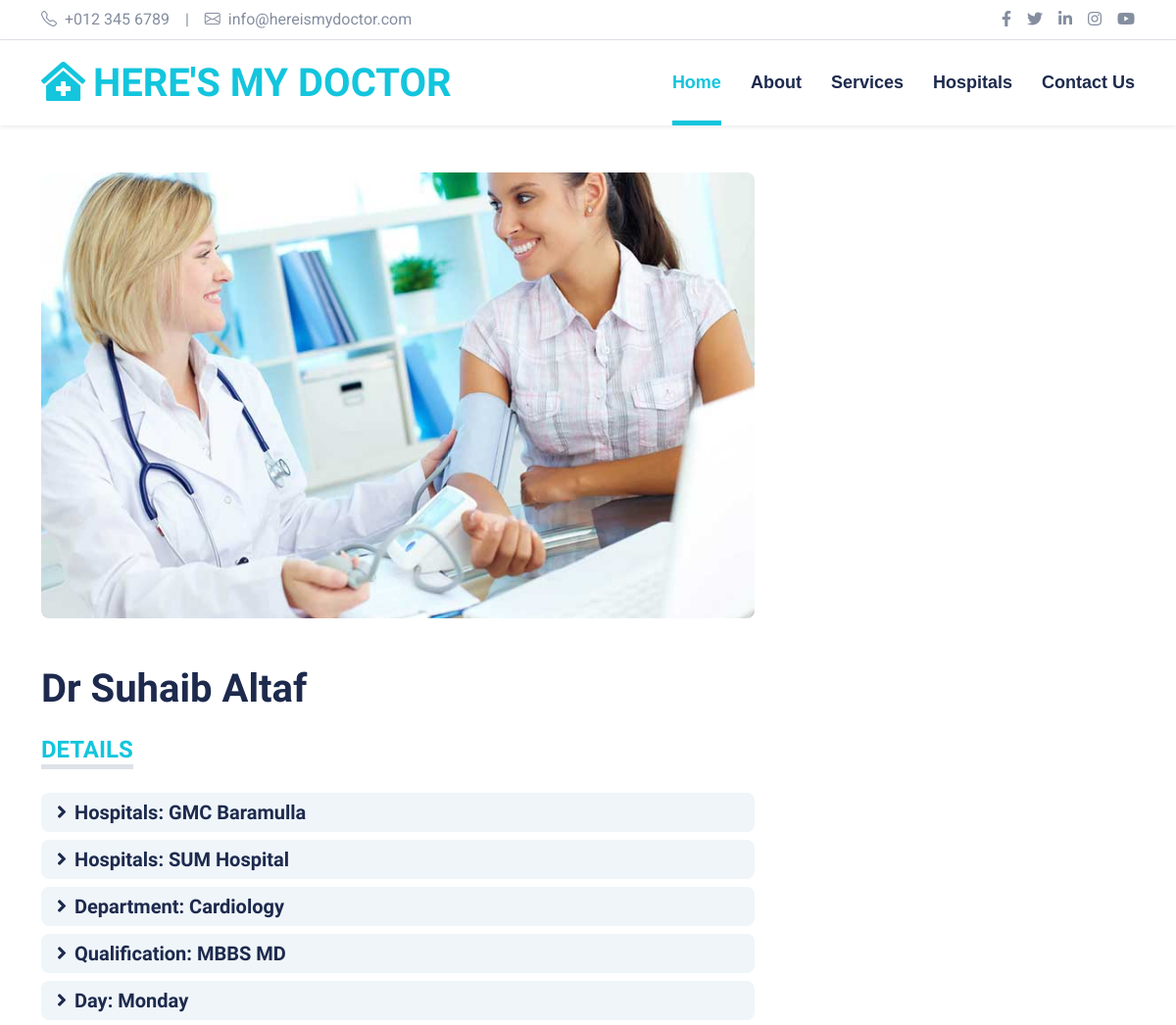
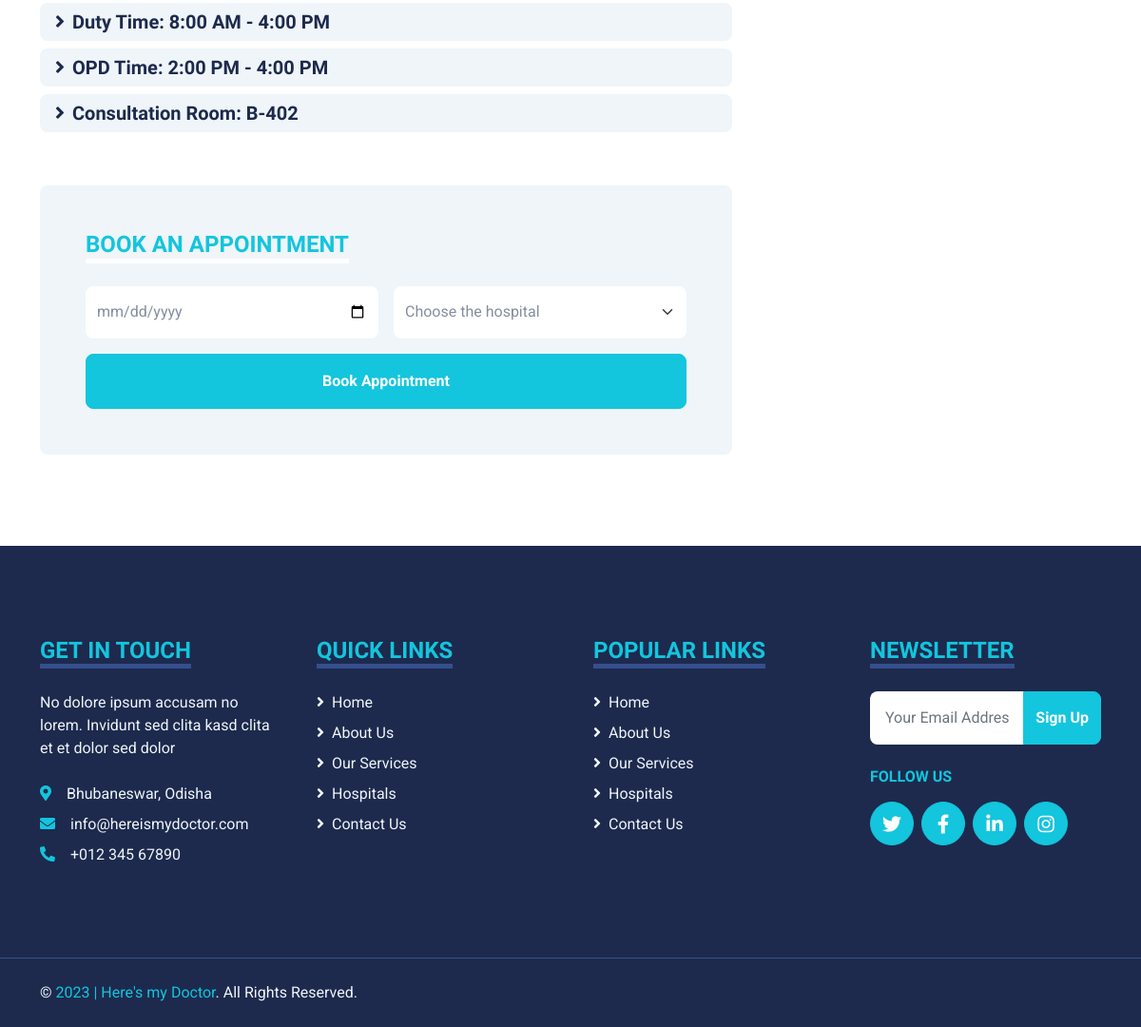
Page /medicare/doctors/1/ on the committed database (2 pictures, top to bottom).
### hospitals/models.py (models this page shows, shortened)
class Doctor(models.Model):
    name = models.CharField(max_length=150)
    qualification = models.CharField(max_length=150)
    department = models.CharField(max_length=150)
    hospital = models.ManyToManyField(Hospital, related_name="hospital")
    duty_day = models.CharField(max_length=500, default = "Please enter the data here")
    duty_time = models.CharField(max_length=150)
    OPD_time = models.CharField(max_length=150)
    room_number = models.CharField(max_length=150)

class Hospital(models.Model):
    user = models.OneToOneField(User, on_delete=models.CASCADE, primary_key=True)
    name = models.CharField(max_length = 500)
    state = models.CharField(choices=STATE_CHOICES, max_length=80)
    district = models.CharField(max_length=80)
    location = models.CharField(max_length = 250)
    type = models.CharField(choices=HOSPITAL_CHOICES ,max_length = 150)
    total_doctors = models.IntegerField(default=0)
    total_paramedics = models.IntegerField(default=0)
    total_beds = models.IntegerField(default = 0)
    total_departments = models.IntegerField(default=0)
    departments = models.TextField(default = "General")

### hospitals/views.py (the view)
# urls.py: path('doctors/<int:pk>/', views.doctordetails, name = "doctordetail"),
def doctordetails(request, pk):
    doctor = Doctor.objects.filter(pk = pk)[0]
    newlist = list(doctor.hospital.values())
    hospitals=[]
    for i in newlist:
        hospitals.append(i['name'])
    context = {'doctor': doctor,'hospitals':hospitals}
    return render(request, 'doctordetail.html', context)

### templates/doctordetail.html (shortened to what this page needs)
{% extends 'base.html' %}
{% block body %}
   <div class="container py-5">
    <div class="row g-5">
        <div class="col-lg-8">
            <div class="mb-5">
                <img class="img-fluid w-100 rounded mb-5" src="img/blog-2.jpg" alt="">
                <h1 class="mb-4">{{doctor.name}}</h1>
                <div class="mb-5">
                    <h4 class="d-inline-block text-primary text-uppercase border-bottom border-5 mb-4">Details</h4>
                    <div class="d-flex flex-column justify-content-start">
                        {% for x in hospitals %}
                        <a class="h5 bg-light rounded py-2 px-3 mb-2"><i class="fa fa-angle-right me-2"></i>Hospitals: {{x}}</a>
                        {% endfor %}
                        <a class="h5 bg-light rounded py-2 px-3 mb-2"><i class="fa fa-angle-right me-2"></i>Department: {{doctor.department}}</a>
                        <a class="h5 bg-light rounded py-2 px-3 mb-2"><i class="fa fa-angle-right me-2"></i>Qualification: {{doctor.qualification}}</a>
                        <a class="h5 bg-light rounded py-2 px-3 mb-2"><i class="fa fa-angle-right me-2"></i>Day: {{doctor.duty_day}}</a>
                        <a class="h5 bg-light rounded py-2 px-3 mb-2"><i class="fa fa-angle-right me-2"></i>Duty Time: {{doctor.duty_time}}</a>
                        <a class="h5 bg-light rounded py-2 px-3 mb-2"><i class="fa fa-angle-right me-2"></i>OPD Time: {{doctor.OPD_time}}</a>
                        <a class="h5 bg-light rounded py-2 px-3 mb-2"><i class="fa fa-angle-right me-2"></i>Consultation Room: {{doctor.room_number}}</a>
                    </div>
                </div>
            </div>
            <div class="bg-light rounded p-5">
                <h4 class="d-inline-block text-primary text-uppercase border-bottom border-5 border-white mb-4">Book an Appointment</h4>
                <form method = "POST" action = "/medicare/appointment-booking/">
                    <div class="row g-3">
                        <div class="col-12 col-sm-6">
                            <input type="date" name = "date" class="form-control bg-white border-0" placeholder="Select Date" style="height: 55px;">
                        </div>
                        <div class="col-12 col-sm-6">
                            <select name = "hospital" class="form-select bg-white border-0" style="height: 55px;">
                                <option selected>Choose the hospital</option>
                            </select>
                        </div>
                    </div>
                        <div class="row g-3">
                        <div class="col-12">
                            <button class="btn btn-primary w-100 py-3" type="submit">Book Appointment</button>
                        </div>
                    </div>
                </form>
            </div>
        </div>
    </div>
</div>
{% endblock body %}

### static/css/style.css (style rules this page uses)
:root { --primary: #13C5DD; --secondary: #354F8E; --light: #EFF5F9; --dark: #1D2A4D; }
.btn { font-weight: 700; transition: .5s; }
.btn-primary { color: #FFFFFF; }

### rows in the picture
Doctor: name "Dr Suhaib Altaf", department "Cardiology", qualification "MBBS MD", duty_day "Monday", duty_time "8:00 AM - 4:00 PM", OPD_time "2:00 PM - 4:00 PM", room_number "B-402"
Hospital: hospitals "GMC Baramulla"
Hospital: hospitals "SUM Hospital"
